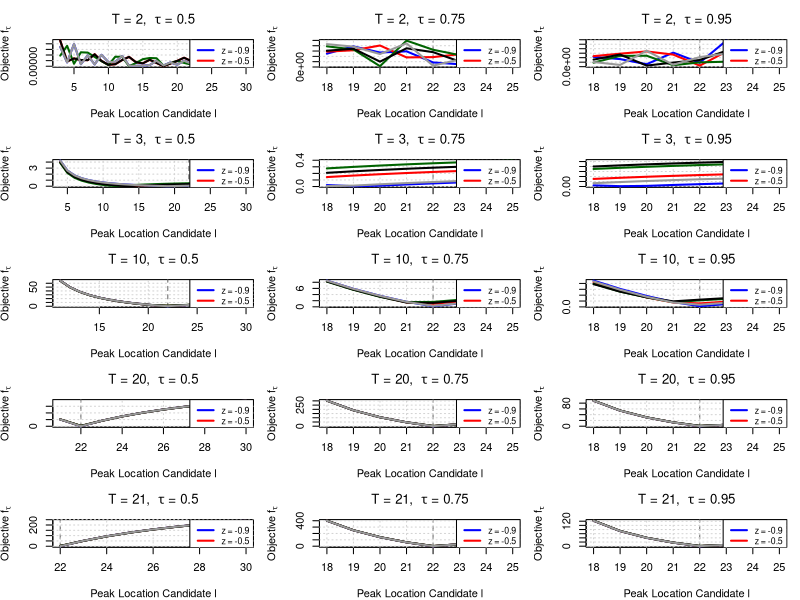

Generate this figure with R:
# ---------------------------------------------------------------------------
# Quantile-Based Peak Estimation with Laplace Noise (Multiple z, tau)
# ---------------------------------------------------------------------------
# Author: Said Maanan
# Refactored: 2025-06-19
# ---------------------------------------------------------------------------

# --- Core Functions ---
rlaplace <- function(n, location = 0, scale = 1) {
  u <- runif(n, -0.5, 0.5)
  location - scale * sign(u) * log(1 - 2 * abs(u))
}

asy_laplace_variance <- function(tau, z) {
  stopifnot(tau > 0, tau < 1, abs(z) < 1)
  mu <- tau / (1 + z) - (1 - tau) / (1 - z)
  ex2 <- 2 * tau / (1 + z)^2 + 2 * (1 - tau) / (1 - z)^2
  ex2 - mu^2
}

compute_noise_scale <- function(A, snr, tau, z) {
  sqrt((A / snr)^2 / asy_laplace_variance(tau, z))
}

quantile_loss <- function(u, tau) u * (tau - (u < 0))

med_weighted_tau <- function(I, l, s, tau) {
  T <- length(I)
  x <- I * exp(((1:T) - l)^2 / s^2)
  w <- exp(-((1:T) - l)^2 / s^2)
  o <- order(x)
  x_sorted <- x[o]; w_sorted <- w[o]
  cum_w <- cumsum(w_sorted)
  k <- min(which(cum_w >= tau * sum(w_sorted)))
  x_sorted[k]
}

compute_a <- function(I, l, s, tau) med_weighted_tau(I, l, s, tau)

objective_function <- function(I, a, l, s, tau) {
  t <- seq_along(I)
  fitted <- a * exp(-((t - l)^2) / s^2)
  mean(quantile_loss(I - fitted, tau))
}

search_best_s <- function(I, l, tau) {
  f <- function(s) objective_function(I, compute_a(I, l, s, tau), l, s, tau)
  optimize(f, c(1, 20), tol = 1e-4)$minimum
}

# --- Simulation ---
simulate_quantile_objective <- function(T, A, L, S, h, tau, snr, z, seed = NULL, force_l_gt_T = FALSE) {
  if (!is.null(seed)) set.seed(seed)
  t <- 1:T
  signal <- A * exp(-((t - L)^2) / S^2)
  b <- compute_noise_scale(A, snr, tau, z)
  noise <- rlaplace(T, scale = b)
  I <- signal + noise
  l_grid <- if (force_l_gt_T) seq(T + 1, h) else seq(L - 4, L + 3)
  
  data.frame(
    l = l_grid,
    loss = sapply(l_grid, function(l) {
      s <- search_best_s(I, l, tau)
      a <- compute_a(I, l, s, tau)
      objective_function(I, a, l, s, tau)
    }),
    T = T, z = z
  )
}

# --- Config ---
A_true <- 15000
L_true <- 22
S_true <- 10
h <- 30
Ts_free <- c(2, 3, 10, 20, 21)
z_vals <- c(-0.9, -0.5, 0, 0.5, 0.9)
snr <- 1000
seed <- 280
tau_vals <- c(0.5, 0.75, 0.95)

# ---------------------------------------------------------------------------
# Combined Plotting Utility: All Tau & T with Superposed z Curves
# ---------------------------------------------------------------------------
plot_all_quantile_objectives_zcompare <- function(results_all, L_true) {
  Ts <- sort(unique(results_all$T))
  taus <- sort(unique(results_all$tau))
  z_vals <- sort(unique(results_all$z))
  colors <- c("blue", "red", "darkgreen", "black", "grey60")
  pdf(file = "plot_all_tau_zcompare.pdf", width = 7.5, height = 10)
  # png(filename = "plot_all_tau_zcompare.png", width = 900, height = 1200, res = 120)
  old_par <- par(mfrow = c(length(Ts), length(taus)), mar = c(4, 4, 3, 1), bg = "white")
  on.exit({ par(old_par); dev.off() })
  
  for (T_val in Ts) {
    for (tau_val in taus) {
      df_sub <- subset(results_all, T == T_val & tau == tau_val)
      x_range <- range(df_sub$l)
      y_range <- range(df_sub$loss)
      
      plot(NA, xlim = x_range, ylim = y_range,
           xlab = "Peak Location Candidate l",
           ylab = expression("Objective " * f[tau]),
           main = bquote("T = " * .(T_val) * ",  " * tau * " = " * .(tau_val)))
      abline(v = L_true, col = "gray40", lty = 2)
      grid()
      
      for (i in seq_along(z_vals)) {
        df_z <- subset(df_sub, z == z_vals[i])
        lines(df_z$l, df_z$loss, col = colors[i], lwd = 2)
      }
      legend("topright", legend = paste("z =", z_vals), col = colors, lwd = 2, bty = "o", cex = 0.8)
    }
  }
}

# --- Combined Simulation and Plotting ---
results_all <- do.call(rbind, lapply(tau_vals, function(tau) {
  do.call(rbind, lapply(z_vals, function(z) {
    res_z <- do.call(rbind, lapply(Ts_free, function(T) {
      simulate_quantile_objective(T, A_true, L_true, S_true, h,
                                  tau, snr, z, seed, force_l_gt_T = (tau == 0.5))
    }))
    res_z$z <- z
    res_z$tau <- tau
    res_z
  }))
}))

plot_all_quantile_objectives_zcompare(results_all, L_true)
cat("Merged plot saved to plot_all_tau_zcompare.png\n")
